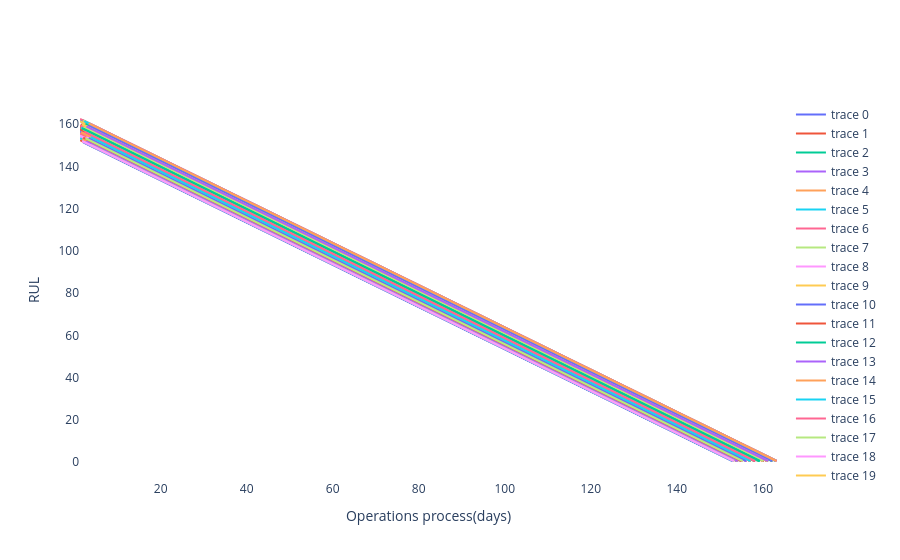

The code cell stored with this chart in its notebook:
### Code cell
RUL_temp=[]
for i in range(len(days)):
  RUL_temp.append(go.Scatter(x=days[i],y=np.array(ground_truth[i]),mode='lines'))
layout = go.Layout(xaxis=dict(title='Operations process(days)',showticklabels=True),yaxis=dict(title='RUL ',showticklabels=True),paper_bgcolor='rgba(0,0,0,0)',plot_bgcolor='rgba(0,0,0,0)')
fig = go.Figure(data=RUL_temp, layout=layout)
fig.show()

### Figure 1 — Plotly figure (JSON) as saved in the notebook; plotly's stock layout.template omitted (floating-point values rounded to 4 significant figures; data arrays with more than 128 entries replaced by an {"elided": "..."} marker saying what was removed)
{"data": [{"mode": "lines", "type": "scatter", "x": {"elided": "613 float values"}, "y": {"elided": "613 float values"}}, {"mode": "lines", "type": "scatter", "x": {"elided": "629 float values"}, "y": {"elided": "629 float values"}}, {"mode": "lines", "type": "scatter", "x": {"elided": "645 float values"}, "y": {"elided": "645 float values"}}, {"mode": "lines", "type": "scatter", "x": {"elided": "622 float values"}, "y": {"elided": "622 float values"}}, {"mode": "lines", "type": "scatter", "x": {"elided": "633 float values"}, "y": {"elided": "633 float values"}}, {"mode": "lines", "type": "scatter", "x": {"elided": "649 float values"}, "y": {"elided": "649 float values"}}, {"mode": "lines", "type": "scatter", "x": {"elided": "653 float values"}, "y": {"elided": "653 float values"}}, {"mode": "lines", "type": "scatter", "x": {"elided": "645 float values"}, "y": {"elided": "645 float values"}}, {"mode": "lines", "type": "scatter", "x": {"elided": "633 float values"}, "y": {"elided": "633 float values"}}, {"mode": "lines", "type": "scatter", "x": {"elided": "633 float values"}, "y": {"elided": "633 float values"}}, {"mode": "lines", "type": "scatter", "x": {"elided": "614 float values"}, "y": {"elided": "614 float values"}}, {"mode": "lines", "type": "scatter", "x": {"elided": "629 float values"}, "y": {"elided": "629 float values"}}, {"mode": "lines", "type": "scatter", "x": {"elided": "645 float values"}, "y": {"elided": "645 float values"}}, {"mode": "lines", "type": "scatter", "x": {"elided": "629 float values"}, "y": {"elided": "629 float values"}}, {"mode": "lines", "type": "scatter", "x": {"elided": "621 float values"}, "y": {"elided": "621 float values"}}, {"mode": "lines", "type": "scatter", "x": {"elided": "646 float values"}, "y": {"elided": "646 float values"}}, {"mode": "lines", "type": "scatter", "x": {"elided": "625 float values"}, "y": {"elided": "625 float values"}}, {"mode": "lines", "type": "scatter", "x": {"elided": "622 float values"}, "y": {"elided": "622 float values"}}, {"mode": "lines", "type": "scatter", "x": {"elided": "626 float values"}, "y": {"elided": "626 float values"}}, {"mode": "lines", "type": "scatter", "x": {"elided": "650 float values"}, "y": {"elided": "650 float values"}}, {"mode": "lines", "type": "scatter", "x": {"elided": "622 float values"}, "y": {"elided": "622 float values"}}, {"mode": "lines", "type": "scatter", "x": {"elided": "653 float values"}, "y": {"elided": "653 float values"}}, {"mode": "lines", "type": "scatter", "x": {"elided": "617 float values"}, "y": {"elided": "617 float values"}}, {"mode": "lines", "type": "scatter", "x": {"elided": "654 float values"}, "y": {"elided": "654 float values"}}, {"mode": "lines", "type": "scatter", "x": {"elided": "629 float values"}, "y": {"elided": "629 float values"}}, {"mode": "lines", "type": "scatter", "x": {"elided": "654 float values"}, "y": {"elided": "654 float values"}}, {"mode": "lines", "type": "scatter", "x": {"elided": "649 float values"}, "y": {"elided": "649 float values"}}, {"mode": "lines", "type": "scatter", "x": {"elided": "625 float values"}, "y": {"elided": "625 float values"}}, {"mode": "lines", "type": "scatter", "x": {"elided": "637 float values"}, "y": {"elided": "637 float values"}}, {"mode": "lines", "type": "scatter", "x": {"elided": "624 float values"}, "y": {"elided": "624 float values"}}, {"mode": "lines", "type": "scatter", "x": {"elided": "625 float values"}, "y": {"elided": "625 float values"}}, {"mode": "lines", "type": "scatter", "x": {"elided": "653 float values"}, "y": {"elided": "653 float values"}}, {"mode": "lines", "type": "scatter", "x": {"elided": "618 float values"}, "y": {"elided": "618 float values"}}, {"mode": "lines", "type": "scatter", "x": {"elided": "618 float values"}, "y": {"elided": "618 float values"}}, {"mode": "lines", "type": "scatter", "x": {"elided": "633 float values"}, "y": {"elided": "633 float values"}}, {"mode": "lines", "type": "scatter", "x": {"elided": "637 float values"}, "y": {"elided": "637 float values"}}, {"mode": "lines", "type": "scatter", "x": {"elided": "613 float values"}, "y": {"elided": "613 float values"}}, {"mode": "lines", "type": "scatter", "x": {"elided": "654 float values"}, "y": {"elided": "654 float values"}}, {"mode": "lines", "type": "scatter", "x": {"elided": "613 float values"}, "y": {"elided": "613 float values"}}, {"mode": "lines", "type": "scatter", "x": {"elided": "621 float values"}, "y": {"elided": "621 float values"}}, {"mode": "lines", "type": "scatter", "x": {"elided": "641 float values"}, "y": {"elided": "641 float values"}}, {"mode": "lines", "type": "scatter", "x": {"elided": "621 float values"}, "y": {"elided": "621 float values"}}, {"mode": "lines", "type": "scatter", "x": {"elided": "637 float values"}, "y": {"elided": "637 float values"}}, {"mode": "lines", "type": "scatter", "x": {"elided": "633 float values"}, "y": {"elided": "633 float values"}}, {"mode": "lines", "type": "scatter", "x": {"elided": "633 float values"}, "y": {"elided": "633 float values"}}, {"mode": "lines", "type": "scatter", "x": {"elided": "629 float values"}, "y": {"elided": "629 float values"}}, {"mode": "lines", "type": "scatter", "x": {"elided": "650 float values"}, "y": {"elided": "650 float values"}}, {"mode": "lines", "type": "scatter", "x": {"elided": "630 float values"}, "y": {"elided": "630 float values"}}, {"mode": "lines", "type": "scatter", "x": {"elided": "646 float values"}, "y": {"elided": "646 float values"}}, {"mode": "lines", "type": "scatter", "x": {"elided": "654 float values"}, "y": {"elided": "654 float values"}}, {"mode": "lines", "type": "scatter", "x": {"elided": "653 float values"}, "y": {"elided": "653 float values"}}, {"mode": "lines", "type": "scatter", "x": {"elided": "636 float values"}, "y": {"elided": "636 float values"}}, {"mode": "lines", "type": "scatter", "x": {"elided": "617 float values"}, "y": {"elided": "617 float values"}}, {"mode": "lines", "type": "scatter", "x": {"elided": "637 float values"}, "y": {"elided": "637 float values"}}, {"mode": "lines", "type": "scatter", "x": {"elided": "622 float values"}, "y": {"elided": "622 float values"}}, {"mode": "lines", "type": "scatter", "x": {"elided": "618 float values"}, "y": {"elided": "618 float values"}}, {"mode": "lines", "type": "scatter", "x": {"elided": "650 float values"}, "y": {"elided": "650 float values"}}, {"mode": "lines", "type": "scatter", "x": {"elided": "649 float values"}, "y": {"elided": "649 float values"}}, {"mode": "lines", "type": "scatter", "x": {"elided": "629 float values"}, "y": {"elided": "629 float values"}}, {"mode": "lines", "type": "scatter", "x": {"elided": "629 float values"}, "y": {"elided": "629 float values"}}, {"mode": "lines", "type": "scatter", "x": {"elided": "649 float values"}, "y": {"elided": "649 float values"}}, {"mode": "lines", "type": "scatter", "x": {"elided": "638 float values"}, "y": {"elided": "638 float values"}}, {"mode": "lines", "type": "scatter", "x": {"elided": "641 float values"}, "y": {"elided": "641 float values"}}, {"mode": "lines", "type": "scatter", "x": {"elided": "613 float values"}, "y": {"elided": "613 float values"}}, {"mode": "lines", "type": "scatter", "x": {"elided": "626 float values"}, "y": {"elided": "626 float values"}}, {"mode": "lines", "type": "scatter", "x": {"elided": "653 float values"}, "y": {"elided": "653 float values"}}, {"mode": "lines", "type": "scatter", "x": {"elided": "633 float values"}, "y": {"elided": "633 float values"}}, {"mode": "lines", "type": "scatter", "x": {"elided": "630 float values"}, "y": {"elided": "630 float values"}}, {"mode": "lines", "type": "scatter", "x": {"elided": "617 float values"}, "y": {"elided": "617 float values"}}, {"mode": "lines", "type": "scatter", "x": {"elided": "633 float values"}, "y": {"elided": "633 float values"}}, {"mode": "lines", "type": "scatter", "x": {"elided": "633 float values"}, "y": {"elided": "633 float values"}}, {"mode": "lines", "type": "scatter", "x": {"elided": "613 float values"}, "y": {"elided": "613 float values"}}, {"mode": "lines", "type": "scatter", "x": {"elided": "641 float values"}, "y": {"elided": "641 float values"}}, {"mode": "lines", "type": "scatter", "x": {"elided": "629 float values"}, "y": {"elided": "629 float values"}}, {"mode": "lines", "type": "scatter", "x": {"elided": "621 float values"}, "y": {"elided": "621 float values"}}, {"mode": "lines", "type": "scatter", "x": {"elided": "637 float values"}, "y": {"elided": "637 float values"}}, {"mode": "lines", "type": "scatter", "x": {"elided": "646 float values"}, "y": {"elided": "646 float values"}}, {"mode": "lines", "type": "scatter", "x": {"elided": "642 float values"}, "y": {"elided": "642 float values"}}, {"mode": "lines", "type": "scatter", "x": {"elided": "654 float values"}, "y": {"elided": "654 float values"}}, {"mode": "lines", "type": "scatter", "x": {"elided": "642 float values"}, "y": {"elided": "642 float values"}}, {"mode": "lines", "type": "scatter", "x": {"elided": "633 float values"}, "y": {"elided": "633 float values"}}, {"mode": "lines", "type": "scatter", "x": {"elided": "654 float values"}, "y": {"elided": "654 float values"}}, {"mode": "lines", "type": "scatter", "x": {"elided": "622 float values"}, "y": {"elided": "622 float values"}}, {"mode": "lines", "type": "scatter", "x": {"elided": "621 float values"}, "y": {"elided": "621 float values"}}, {"mode": "lines", "type": "scatter", "x": {"elided": "637 float values"}, "y": {"elided": "637 float values"}}, {"mode": "lines", "type": "scatter", "x": {"elided": "650 float values"}, "y": {"elided": "650 float values"}}, {"mode": "lines", "type": "scatter", "x": {"elided": "637 float values"}, "y": {"elided": "637 float values"}}, {"mode": "lines", "type": "scatter", "x": {"elided": "629 float values"}, "y": {"elided": "629 float values"}}, {"mode": "lines", "type": "scatter", "x": {"elided": "622 float values"}, "y": {"elided": "622 float values"}}, {"mode": "lines", "type": "scatter", "x": {"elided": "622 float values"}, "y": {"elided": "622 float values"}}, {"mode": "lines", "type": "scatter", "x": {"elided": "649 float values"}, "y": {"elided": "649 float values"}}, {"mode": "lines", "type": "scatter", "x": {"elided": "617 float values"}, "y": {"elided": "617 float values"}}, {"mode": "lines", "type": "scatter", "x": {"elided": "645 float values"}, "y": {"elided": "645 float values"}}, {"mode": "lines", "type": "scatter", "x": {"elided": "645 float values"}, "y": {"elided": "645 float values"}}, {"mode": "lines", "type": "scatter", "x": {"elided": "637 float values"}, "y": {"elided": "637 float values"}}, {"mode": "lines", "type": "scatter", "x": {"elided": "641 float values"}, "y": {"elided": "641 float values"}}, {"mode": "lines", "type": "scatter", "x": {"elided": "617 float values"}, "y": {"elided": "617 float values"}}, {"mode": "lines", "type": "scatter", "x": {"elided": "633 float values"}, "y": {"elided": "633 float values"}}, {"mode": "lines", "type": "scatter", "x": {"elided": "626 float values"}, "y": {"elided": "626 float values"}}, {"mode": "lines", "type": "scatter", "x": {"elided": "640 float values"}, "y": {"elided": "640 float values"}}, {"mode": "lines", "type": "scatter", "x": {"elided": "641 float values"}, "y": {"elided": "641 float values"}}, {"mode": "lines", "type": "scatter", "x": {"elided": "613 float values"}, "y": {"elided": "613 float values"}}, {"mode": "lines", "type": "scatter", "x": {"elided": "613 float values"}, "y": {"elided": "613 float values"}}, {"mode": "lines", "type": "scatter", "x": {"elided": "633 float values"}, "y": {"elided": "633 float values"}}, {"mode": "lines", "type": "scatter", "x": {"elided": "649 float values"}, "y": {"elided": "649 float values"}}, {"mode": "lines", "type": "scatter", "x": {"elided": "622 float values"}, "y": {"elided": "622 float values"}}, {"mode": "lines", "type": "scatter", "x": {"elided": "645 float values"}, "y": {"elided": "645 float values"}}, {"mode": "lines", "type": "scatter", "x": {"elided": "634 float values"}, "y": {"elided": "634 float values"}}, {"mode": "lines", "type": "scatter", "x": {"elided": "650 float values"}, "y": {"elided": "650 float values"}}, {"mode": "lines", "type": "scatter", "x": {"elided": "617 float values"}, "y": {"elided": "617 float values"}}, {"mode": "lines", "type": "scatter", "x": {"elided": "626 float values"}, "y": {"elided": "626 float values"}}, {"mode": "lines", "type": "scatter", "x": {"elided": "618 float values"}, "y": {"elided": "618 float values"}}, {"mode": "lines", "type": "scatter", "x": {"elided": "621 float values"}, "y": {"elided": "621 float values"}}, {"mode": "lines", "type": "scatter", "x": {"elided": "637 float values"}, "y": {"elided": "637 float values"}}, {"mode": "lines", "type": "scatter", "x": {"elided": "653 float values"}, "y": {"elided": "653 float values"}}, {"mode": "lines", "type": "scatter", "x": {"elided": "617 float values"}, "y": {"elided": "617 float values"}}, {"mode": "lines", "type": "scatter", "x": {"elided": "633 float values"}, "y": {"elided": "633 float values"}}, {"mode": "lines", "type": "scatter", "x": {"elided": "645 float values"}, "y": {"elided": "645 float values"}}, {"mode": "lines", "type": "scatter", "x": {"elided": "629 float values"}, "y": {"elided": "629 float values"}}, {"mode": "lines", "type": "scatter", "x": {"elided": "637 float values"}, "y": {"elided": "637 float values"}}, {"mode": "lines", "type": "scatter", "x": {"elided": "629 float values"}, "y": {"elided": "629 float values"}}, {"mode": "lines", "type": "scatter", "x": {"elided": "613 float values"}, "y": {"elided": "613 float values"}}, {"mode": "lines", "type": "scatter", "x": {"elided": "633 float values"}, "y": {"elided": "633 float values"}}, {"mode": "lines", "type": "scatter", "x": {"elided": "630 float values"}, "y": {"elided": "630 float values"}}, {"mode": "lines", "type": "scatter", "x": {"elided": "626 float values"}, "y": {"elided": "626 float values"}}, {"mode": "lines", "type": "scatter", "x": {"elided": "621 float values"}, "y": {"elided": "621 float values"}}, {"mode": "lines", "type": "scatter", "x": {"elided": "641 float values"}, "y": {"elided": "641 float values"}}, {"mode": "lines", "type": "scatter", "x": {"elided": "622 float values"}, "y": {"elided": "622 float values"}}, {"mode": "lines", "type": "scatter", "x": {"elided": "650 float values"}, "y": {"elided": "650 float values"}}, {"mode": "lines", "type": "scatter", "x": {"elided": "654 float values"}, "y": {"elided": "654 float values"}}, {"mode": "lines", "type": "scatter", "x": {"elided": "613 float values"}, "y": {"elided": "613 float values"}}, {"mode": "lines", "type": "scatter", "x": {"elided": "650 float values"}, "y": {"elided": "650 float values"}}, {"mode": "lines", "type": "scatter", "x": {"elided": "642 float values"}, "y": {"elided": "642 float values"}}, {"mode": "lines", "type": "scatter", "x": {"elided": "645 float values"}, "y": {"elided": "645 float values"}}, {"mode": "lines", "type": "scatter", "x": {"elided": "637 float values"}, "y": {"elided": "637 float values"}}, {"mode": "lines", "type": "scatter", "x": {"elided": "633 float values"}, "y": {"elided": "633 float values"}}, {"mode": "lines", "type": "scatter", "x": {"elided": "654 float values"}, "y": {"elided": "654 float values"}}, {"mode": "lines", "type": "scatter", "x": {"elided": "626 float values"}, "y": {"elided": "626 float values"}}, {"mode": "lines", "type": "scatter", "x": {"elided": "653 float values"}, "y": {"elided": "653 float values"}}, {"mode": "lines", "type": "scatter", "x": {"elided": "653 float values"}, "y": {"elided": "653 float values"}}, {"mode": "lines", "type": "scatter", "x": {"elided": "624 float values"}, "y": {"elided": "624 float values"}}, {"mode": "lines", "type": "scatter", "x": {"elided": "613 float values"}, "y": {"elided": "613 float values"}}, {"mode": "lines", "type": "scatter", "x": {"elided": "637 float values"}, "y": {"elided": "637 float values"}}, {"mode": "lines", "type": "scatter", "x": {"elided": "626 float values"}, "y": {"elided": "626 float values"}}, {"mode": "lines", "type": "scatter", "x": {"elided": "626 float values"}, "y": {"elided": "626 float values"}}, {"mode": "lines", "type": "scatter", "x": {"elided": "613 float values"}, "y": {"elided": "613 float values"}}, {"mode": "lines", "type": "scatter", "x": {"elided": "617 float values"}, "y": {"elided": "617 float values"}}, {"mode": "lines", "type": "scatter", "x": {"elided": "629 float values"}, "y": {"elided": "629 float values"}}, {"mode": "lines", "type": "scatter", "x": {"elided": "618 float values"}, "y": {"elided": "618 float values"}}, {"mode": "lines", "type": "scatter", "x": {"elided": "621 float values"}, "y": {"elided": "621 float values"}}, {"mode": "lines", "type": "scatter", "x": {"elided": "645 float values"}, "y": {"elided": "645 float values"}}, {"mode": "lines", "type": "scatter", "x": {"elided": "634 float values"}, "y": {"elided": "634 float values"}}, {"mode": "lines", "type": "scatter", "x": {"elided": "641 float values"}, "y": {"elided": "641 float values"}}, {"mode": "lines", "type": "scatter", "x": {"elided": "637 float values"}, "y": {"elided": "637 float values"}}, {"mode": "lines", "type": "scatter", "x": {"elided": "617 float values"}, "y": {"elided": "617 float values"}}, {"mode": "lines", "type": "scatter", "x": {"elided": "641 float values"}, "y": {"elided": "641 float values"}}, {"mode": "lines", "type": "scatter", "x": {"elided": "613 float values"}, "y": {"elided": "613 float values"}}, {"mode": "lines", "type": "scatter", "x": {"elided": "641 float values"}, "y": {"elided": "641 float values"}}, {"mode": "lines", "type": "scatter", "x": {"elided": "626 float values"}, "y": {"elided": "626 float values"}}, {"mode": "lines", "type": "scatter", "x": {"elided": "613 float values"}, "y": {"elided": "613 float values"}}, {"mode": "lines", "type": "scatter", "x": {"elided": "625 float values"}, "y": {"elided": "625 float values"}}, {"mode": "lines", "type": "scatter", "x": {"elided": "646 float values"}, "y": {"elided": "646 float values"}}, {"mode": "lines", "type": "scatter", "x": {"elided": "645 float values"}, "y": {"elided": "645 float values"}}, {"mode": "lines", "type": "scatter", "x": {"elided": "629 float values"}, "y": {"elided": "629 float values"}}, {"mode": "lines", "type": "scatter", "x": {"elided": "621 float values"}, "y": {"elided": "621 float values"}}, {"mode": "lines", "type": "scatter", "x": {"elided": "618 float values"}, "y": {"elided": "618 float values"}}, {"mode": "lines", "type": "scatter", "x": {"elided": "637 float values"}, "y": {"elided": "637 float values"}}, {"mode": "lines", "type": "scatter", "x": {"elided": "625 float values"}, "y": {"elided": "625 float values"}}, {"mode": "lines", "type": "scatter", "x": {"elided": "642 float values"}, "y": {"elided": "642 float values"}}, {"mode": "lines", "type": "scatter", "x": {"elided": "613 float values"}, "y": {"elided": "613 float values"}}, {"mode": "lines", "type": "scatter", "x": {"elided": "650 float values"}, "y": {"elided": "650 float values"}}, {"mode": "lines", "type": "scatter", "x": {"elided": "625 float values"}, "y": {"elided": "625 float values"}}, {"mode": "lines", "type": "scatter", "x": {"elided": "633 float values"}, "y": {"elided": "633 float values"}}, {"mode": "lines", "type": "scatter", "x": {"elided": "649 float values"}, "y": {"elided": "649 float values"}}, {"mode": "lines", "type": "scatter", "x": {"elided": "621 float values"}, "y": {"elided": "621 float values"}}, {"mode": "lines", "type": "scatter", "x": {"elided": "629 float values"}, "y": {"elided": "629 float values"}}, {"mode": "lines", "type": "scatter", "x": {"elided": "614 float values"}, "y": {"elided": "614 float values"}}, {"mode": "lines", "type": "scatter", "x": {"elided": "625 float values"}, "y": {"elided": "625 float values"}}, {"mode": "lines", "type": "scatter", "x": {"elided": "637 float values"}, "y": {"elided": "637 float values"}}, {"mode": "lines", "type": "scatter", "x": {"elided": "625 float values"}, "y": {"elided": "625 float values"}}, {"mode": "lines", "type": "scatter", "x": {"elided": "645 float values"}, "y": {"elided": "645 float values"}}, {"mode": "lines", "type": "scatter", "x": {"elided": "649 float values"}, "y": {"elided": "649 float values"}}, {"mode": "lines", "type": "scatter", "x": {"elided": "621 float values"}, "y": {"elided": "621 float values"}}, {"mode": "lines", "type": "scatter", "x": {"elided": "637 float values"}, "y": {"elided": "637 float values"}}, {"mode": "lines", "type": "scatter", "x": {"elided": "617 float values"}, "y": {"elided": "617 float values"}}, {"mode": "lines", "type": "scatter", "x": {"elided": "629 float values"}, "y": {"elided": "629 float values"}}, {"mode": "lines", "type": "scatter", "x": {"elided": "653 float values"}, "y": {"elided": "653 float values"}}, {"mode": "lines", "type": "scatter", "x": {"elided": "654 float values"}, "y": {"elided": "654 float values"}}, {"mode": "lines", "type": "scatter", "x": {"elided": "614 float values"}, "y": {"elided": "614 float values"}}, {"mode": "lines", "type": "scatter", "x": {"elided": "621 float values"}, "y": {"elided": "621 float values"}}, {"mode": "lines", "type": "scatter", "x": {"elided": "645 float values"}, "y": {"elided": "645 float values"}}, {"mode": "lines", "type": "scatter", "x": {"elided": "625 float values"}, "y": {"elided": "625 float values"}}, {"mode": "lines", "type": "scatter", "x": {"elided": "622 float values"}, "y": {"elided": "622 float values"}}, {"mode": "lines", "type": "scatter", "x": {"elided": "637 float values"}, "y": {"elided": "637 float values"}}, {"mode": "lines", "type": "scatter", "x": {"elided": "645 float values"}, "y": {"elided": "645 float values"}}, {"mode": "lines", "type": "scatter", "x": {"elided": "653 float values"}, "y": {"elided": "653 float values"}}, {"mode": "lines", "type": "scatter", "x": {"elided": "629 float values"}, "y": {"elided": "629 float values"}}, {"mode": "lines", "type": "scatter", "x": {"elided": "634 float values"}, "y": {"elided": "634 float values"}}, {"mode": "lines", "type": "scatter", "x": {"elided": "622 float values"}, "y": {"elided": "622 float values"}}], "layout": {"paper_bgcolor": "rgba(0,0,0,0)", "plot_bgcolor": "rgba(0,0,0,0)", "xaxis": {"showticklabels": true, "title": {"text": "Operations process(days)"}}, "yaxis": {"showticklabels": true, "title": {"text": "RUL "}}}}
